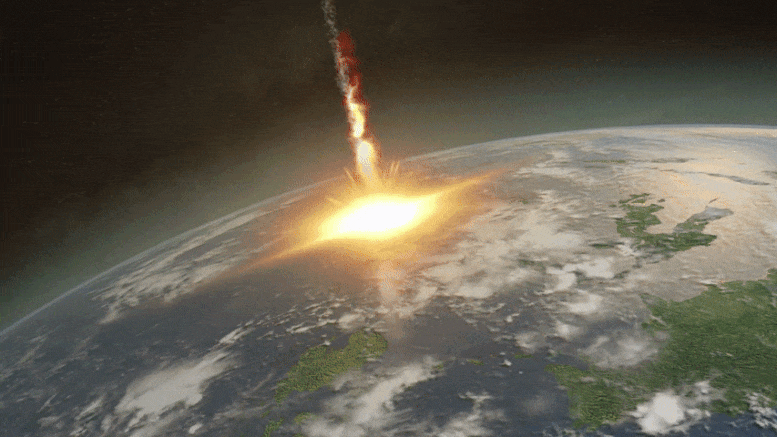
#> input picture debuffs/asteroid/asteroid.gif, 777 x 437 px
$ python 'gif to png.py'
#> lines starting #> are read from the running program, lines starting #| are printed output that depends on the picture
from PIL import Image

# Extract frames from the gif
frames = Image.open('asteroid.gif')
#> frames is the input picture: PIL image 777x437 P; mean R, G, B 98.6, 93, 79.5
frame_list = []

for i in range(frames.n_frames):
    frames.seek(i)
    png_filename = f"asteroid_frame_{i}.png"
    frames.save(png_filename)
    frame_list.append(png_filename)
#> this loop made 40 passes
#> pass 2, `frames.save(png_filename)`:
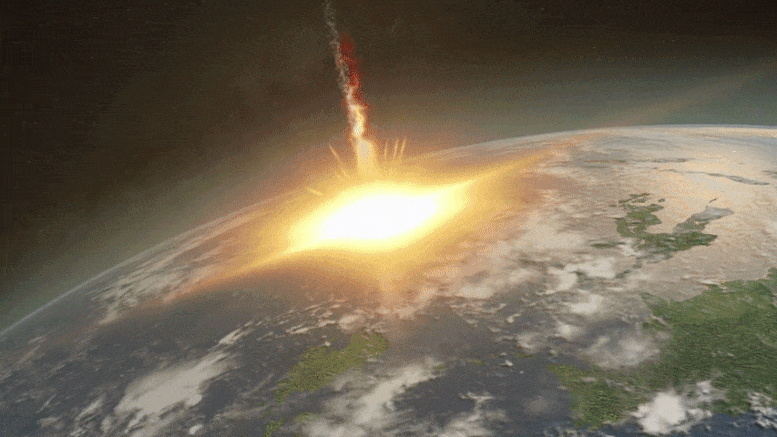
#> saved as asteroid_frame_1.png: PIL image 777x437 RGB; mean R, G, B 113.1, 102.4, 83.6
#> after the loop:
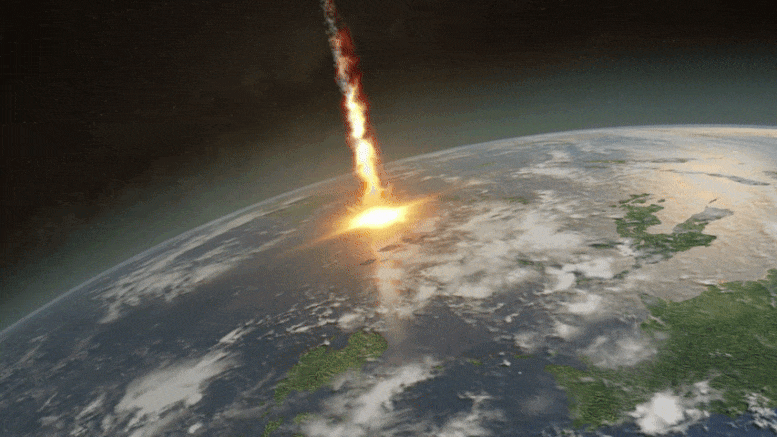
#> frames: PIL image 777x437 RGB; mean R, G, B 86.8, 84.9, 76.4
#> after the loop, frame_list = 40 items, first 6: 'asteroid_frame_0.png', 'asteroid_frame_1.png', 'asteroid_frame_2.png', 'asteroid_frame_3.png', 'asteroid_frame_4.png', 'asteroid_frame_5.png'
